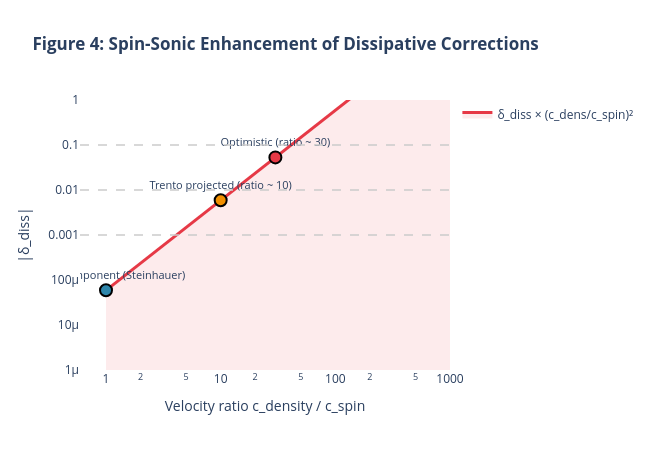

This figure's notebook cell:
### Markdown cell above
**Figure 3.** Contours of $\log_{10}|\delta_{\text{total}}| = \log_{10}(D^2 + \gamma/\kappa)$. Star markers are placed at the *computed* $(D, \delta_{\text{diss}})$ values for each experiment — not at hand-picked coordinates. The EFT is valid for $D < 1$ (left of the red line).

---

### 5.4 Spin-Sonic Enhancement

The enhancement factor for the spin-sonic setup is derived from the ratio of density to spin sound speeds. Below we sweep this ratio analytically.

### Code cell
# ────────────────────────────────────────────────
# Figure 4: Spin-sonic enhancement
# Formula: δ_diss^spin = δ_diss^baseline × (c_dens/c_spin)²
# ────────────────────────────────────────────────

# Use the Rb-87 δ_diss as the baseline (without spin enhancement)
p_rb = experiments["⁸⁷Rb (Steinhauer)"]
delta_diss_baseline = p_rb["Gamma_H"] / p_rb["kappa"]  # un-enhanced value
print(f"Baseline δ_diss (⁸⁷Rb, no enhancement): {delta_diss_baseline:.4e}")

c_ratio = np.logspace(0, 3, 200)  # c_density / c_spin from 1 to 1000
enhancement_factor = c_ratio**2  # (c_dens/c_spin)²
delta_diss_enhanced = delta_diss_baseline * enhancement_factor

fig4 = go.Figure()
fig4.add_trace(
    go.Scatter(
        x=c_ratio,
        y=delta_diss_enhanced,
        mode="lines",
        line=dict(color=COLORS["dissipative"], width=3),
        name="δ_diss × (c_dens/c_spin)²",
        fill="tozeroy",
        fillcolor="rgba(230, 57, 70, 0.1)",
    )
)

# Mark actual experimental points
markers = [
    (1, delta_diss_baseline, "Single-component (Steinhauer)", COLORS["Steinhauer"]),
    (10, delta_diss_baseline * 100, "Trento projected (ratio ~ 10)", COLORS["Trento"]),
    (30, delta_diss_baseline * 900, "Optimistic (ratio ~ 30)", COLORS["dissipative"]),
]
for xm, ym, label, col in markers:
    fig4.add_trace(
        go.Scatter(
            x=[xm],
            y=[ym],
            mode="markers+text",
            marker=dict(size=12, color=col, line=dict(width=2, color="black")),
            text=[label],
            textposition="top center",
            textfont=dict(size=11),
            showlegend=False,
        )
    )

for val, label in [
    (0.1, "10% (current)"),
    (0.01, "1% (near-term)"),
    (0.001, "0.1% (projected)"),
]:
    fig4.add_hline(
        y=val,
        line=dict(color="#CCC", width=1.5, dash="dash"),
        annotation_text=label,
        annotation_position="right",
    )

fig4.update_xaxes(type="log", title_text="Velocity ratio c_density / c_spin")
fig4.update_yaxes(type="log", title_text="|δ_diss|", range=[-6, 0])
fig4.update_layout(
    height=450,
    width=650,
    plot_bgcolor="white",
    title="<b>Figure 4: Spin-Sonic Enhancement of Dissipative Corrections</b>",
)
fig4.show()

### Figure 1 — Plotly figure (JSON) as saved in the notebook; plotly's stock layout.template omitted (floating-point values rounded to 4 significant figures; data arrays with more than 128 entries replaced by an {"elided": "..."} marker saying what was removed)
{"data": [{"fill": "tozeroy", "fillcolor": "rgba(230, 57, 70, 0.1)", "line": {"color": "#E63946", "width": 3}, "mode": "lines", "name": "δ_diss × (c_dens/c_spin)²", "type": "scatter", "x": {"elided": "200 float values"}, "y": {"elided": "200 float values"}}, {"marker": {"color": "#2E86AB", "line": {"color": "black", "width": 2}, "size": 12}, "mode": "markers+text", "showlegend": false, "text": ["Single-component (Steinhauer)"], "textfont": {"size": 11}, "textposition": "top center", "type": "scatter", "x": [1], "y": [5.898e-05]}, {"marker": {"color": "#F18F01", "line": {"color": "black", "width": 2}, "size": 12}, "mode": "markers+text", "showlegend": false, "text": ["Trento projected (ratio ~ 10)"], "textfont": {"size": 11}, "textposition": "top center", "type": "scatter", "x": [10], "y": [0.005898]}, {"marker": {"color": "#E63946", "line": {"color": "black", "width": 2}, "size": 12}, "mode": "markers+text", "showlegend": false, "text": ["Optimistic (ratio ~ 30)"], "textfont": {"size": 11}, "textposition": "top center", "type": "scatter", "x": [30], "y": [0.05308]}], "layout": {"annotations": [{"showarrow": false, "text": "10% (current)", "x": 1, "xanchor": "left", "xref": "x domain", "y": 0.1, "yanchor": "middle", "yref": "y"}, {"showarrow": false, "text": "1% (near-term)", "x": 1, "xanchor": "left", "xref": "x domain", "y": 0.01, "yanchor": "middle", "yref": "y"}, {"showarrow": false, "text": "0.1% (projected)", "x": 1, "xanchor": "left", "xref": "x domain", "y": 0.001, "yanchor": "middle", "yref": "y"}], "height": 450, "plot_bgcolor": "white", "shapes": [{"line": {"color": "#CCC", "dash": "dash", "width": 1.5}, "type": "line", "x0": 0, "x1": 1, "xref": "x domain", "y0": 0.1, "y1": 0.1, "yref": "y"}, {"line": {"color": "#CCC", "dash": "dash", "width": 1.5}, "type": "line", "x0": 0, "x1": 1, "xref": "x domain", "y0": 0.01, "y1": 0.01, "yref": "y"}, {"line": {"color": "#CCC", "dash": "dash", "width": 1.5}, "type": "line", "x0": 0, "x1": 1, "xref": "x domain", "y0": 0.001, "y1": 0.001, "yref": "y"}], "title": {"text": "<b>Figure 4: Spin-Sonic Enhancement of Dissipative Corrections</b>"}, "width": 650, "xaxis": {"title": {"text": "Velocity ratio c_density / c_spin"}, "type": "log"}, "yaxis": {"range": [-6, 0], "title": {"text": "|δ_diss|"}, "type": "log"}}}
